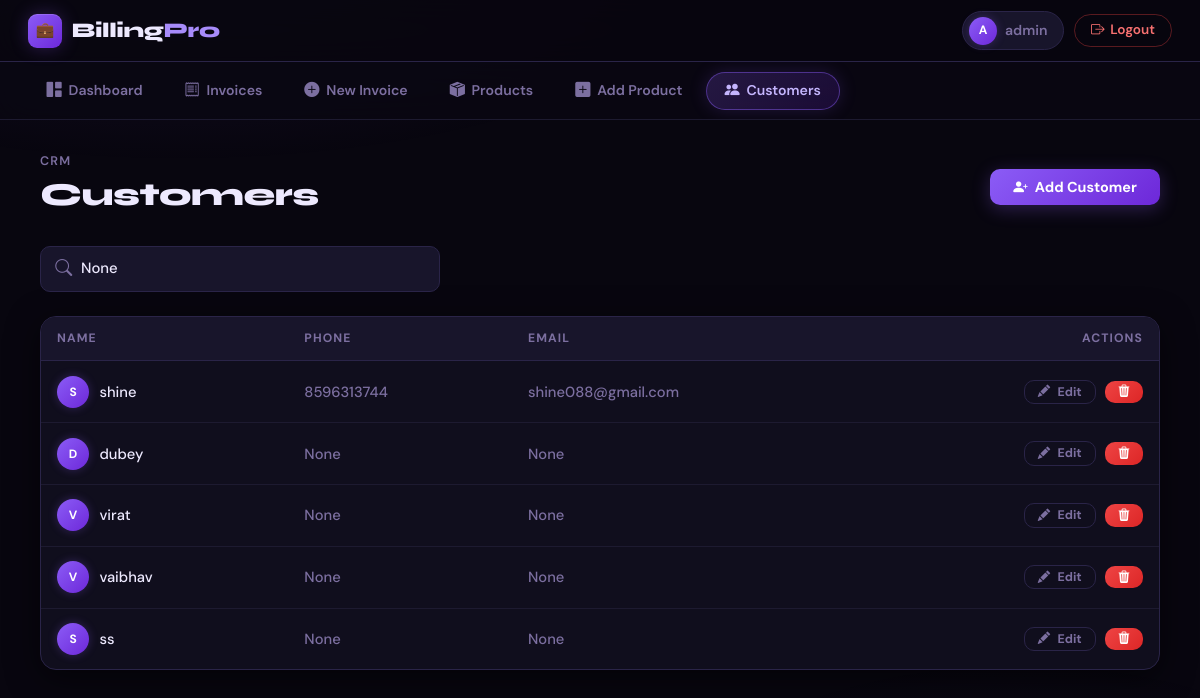
Page /billing/customers/ (signed in) on the earlier database version.
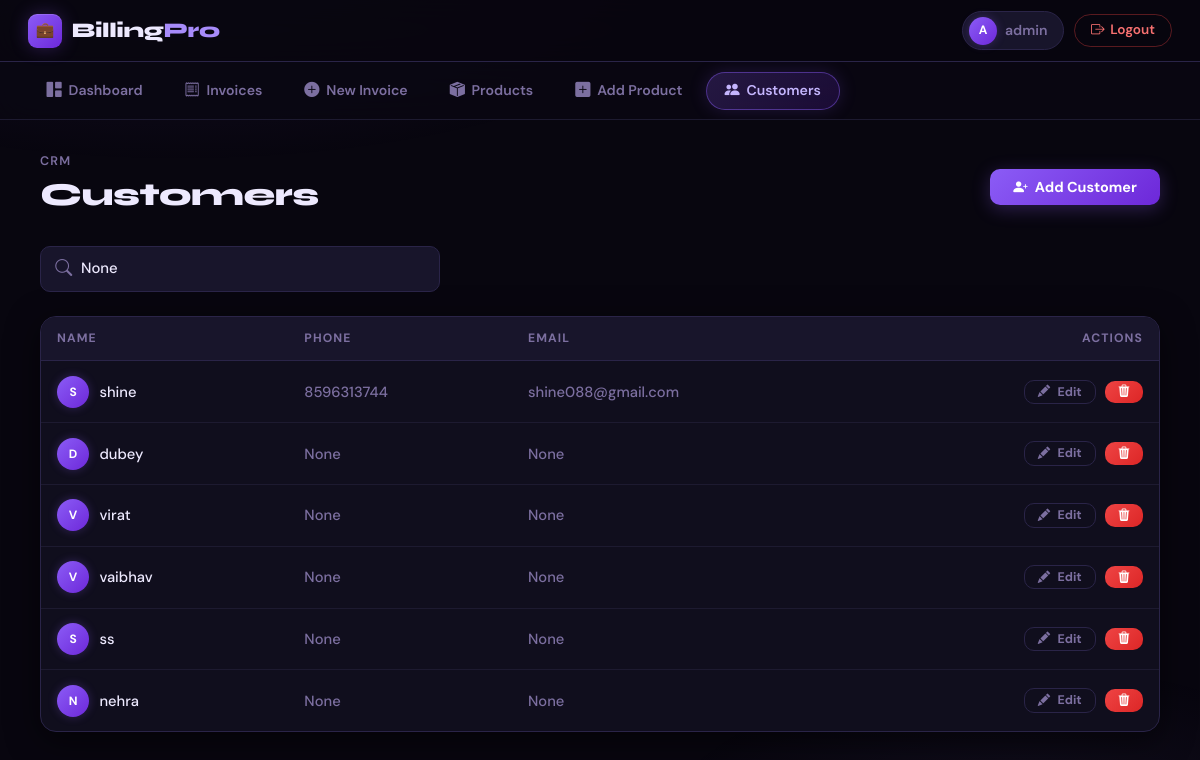
Same page on the later database version.
### billing/models.py (models this page shows, shortened)
class Customer(models.Model):
    name = models.CharField(max_length=255)
    phone = models.CharField(max_length=20, blank=True, null=True)
    email = models.EmailField(blank=True, null=True)
    address = models.TextField(blank=True, null=True)
    created_at = models.DateTimeField(auto_now_add=True)

### billing/views.py (the view)
# urls.py: path('customers/', customer_list, name='customer_list'),
@login_required
def customer_list(request):
    query = request.GET.get('q')
    customers = Customer.objects.all()
    if query:
        customers = customers.filter(name__icontains=query)
    return render(request, 'billing/customer_list.html', {
        'customers': customers,
        'query': query
    })

### templates/billing/customer_list.html (shortened to what this page needs)
{% extends 'base.html' %}
{% block content %}
<div class="d-flex flex-wrap align-items-center justify-content-between gap-3 mb-4">
    <div>
        <p class="page-sup">CRM</p>
        <h1 class="page-title">Customers</h1>
    </div>
    <a href="/billing/customers/add/" class="bp-btn bp-btn-primary">
        <i class="bi bi-person-plus-fill"></i> Add Customer
    </a>
</div>
<form method="GET" class="mb-4">
    <div class="search-wrap" style="max-width:400px;">
        <input type="text" name="q" value="{{ query }}" class="form-control"
               placeholder="Search by name…">
    </div>
</form>
<div class="bp-card" style="padding:0;overflow:hidden;">
    <div style="overflow-x:auto;">
        <table class="bp-table">
            <thead>
                <tr>
                    <th>Name</th>
                    <th>Phone</th>
                    <th>Email</th>
                    <th style="text-align:right;">Actions</th>
                </tr>
            </thead>
            <tbody>
                {% for c in customers %}
                <tr>
                    <td>
                        <div style="display:flex;align-items:center;gap:.65rem;">
                            <div style="width:32px;height:32px;border-radius:50%;background:linear-gradient(135deg,var(--accent),#6d28d9);display:flex;align-items:center;justify-content:center;font-size:.75rem;font-weight:700;color:#fff;flex-shrink:0;box-shadow:0 0 10px var(--accent-glow);">
                                {{ c.name|first|upper }}
                            </div>
                            <span style="font-weight:500;color:var(--text);">{{ c.name }}</span>
                        </div>
                    </td>
                    <td style="color:var(--text-muted);">{{ c.phone }}</td>
                    <td style="color:var(--text-muted);">{{ c.email }}</td>
                    <td style="text-align:right;">
                        <a href="/billing/customers/edit/{{ c.id }}/" class="bp-btn bp-btn-ghost" style="font-size:.78rem;padding:.3rem .8rem;margin-right:.35rem;">
                            <i class="bi bi-pencil-fill"></i> Edit
                        </a>
                        <a href="/billing/customers/delete/{{ c.id }}/" class="bp-btn bp-btn-danger" style="font-size:.78rem;padding:.3rem .8rem;"
                           onclick="return confirm('Delete {{ c.name }}?')">
                            <i class="bi bi-trash3-fill"></i>
                        </a>
                    </td>
                </tr>
                {% endfor %}
            </tbody>
        </table>
    </div>
</div>
{% endblock %}

Differences in the rows shown:
added Customer: name|first "N", name "nehra", phone "None", email "None"
